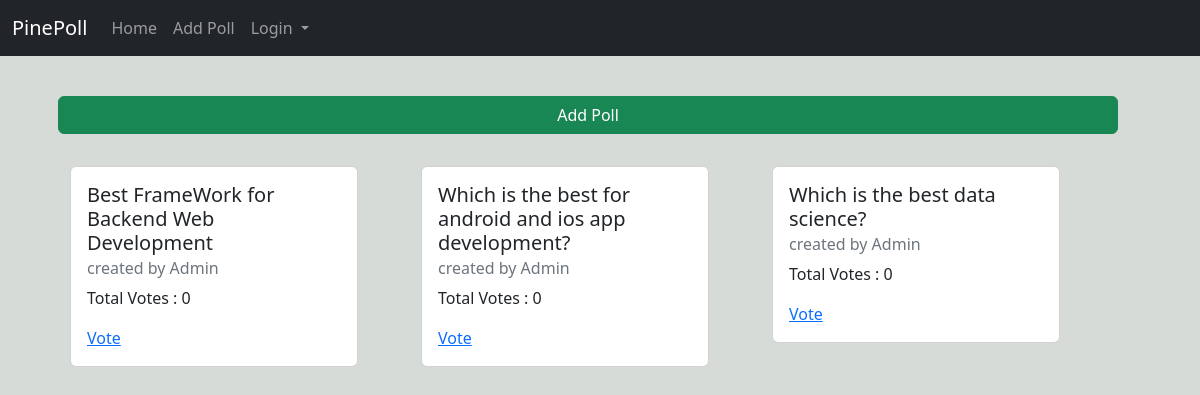
The page / on the database its author committed.
### core/models.py (models this page shows, shortened)
class Topic(models.Model):
	name = models.CharField(blank=False,max_length=250)
	owner = models.ForeignKey(User,on_delete=models.CASCADE)
	def total_voters(self):
		choices = Choice.objects.filter(topic__id=self.id)
		total_voters = 0
		for i in choices:
			total_voters += i.voters.count()
		return total_voters

class Choice(models.Model):
	name = models.CharField(blank=False,max_length=250)
	topic = models.ForeignKey(Topic,on_delete=models.CASCADE)
	voters = models.ManyToManyField(User,blank=True)

### core/views.py (the view)
# urls.py: path('',views.topics,name='topics'),
def topics(request):
	topics = Topic.objects.all()
	return render(request,'topics.html',{
			'topics':topics
		})

### core/templates/topics.html (shortened to what this page needs)
{% extends 'base.html' %}
{% block content %}
<br/>
<div class="row" id="topics">
{% if topics %}
	<div class="row" style="margin-bottom:2rem;">
		<a href="{% url 'add-topic' %}" class="btn btn-success">Add Poll</a>
	</div>
	{% for topic in topics %}
		<div class="col-lg-3 col-sm-6 col-md-3 col-xs-12 topic">
			<div class="card" style="width: 18rem;">
	  			<div class="card-body">
	    			<h5 class="card-title">{{ topic.name }}</h5>
	    			<h6 class="card-subtitle mb-2 text-muted">created by {{ topic.owner }}</h6>
	    			<p class="card-text">Total Votes : {{ topic.total_voters }}</p>
	    			<a href="{% url 'topic' topic.id %}" class="card-link">Vote</a>
	  			</div>
			</div>
		</div>
	{% endfor %}
{% else %}
	<center><h1>No Polls here</h1><a href="{% url 'add-topic' %}">Add Poll</a></center>
{% endif %}
</div>
{% endblock %}

### core/templates/topics.html (style rules this page uses)
#topics { margin: 1rem; }
.topic { margin-right: 5rem; margin-bottom: 1rem; }

### rows shown on the page
Topic: name "Best FrameWork for Backend Web Development", owner "Admin", total_voters "0"
Topic: name "Which is the best for android and ios app development?", owner "Admin", total_voters "0"
Topic: name "Which is the best data science?", owner "Admin", total_voters "0"
